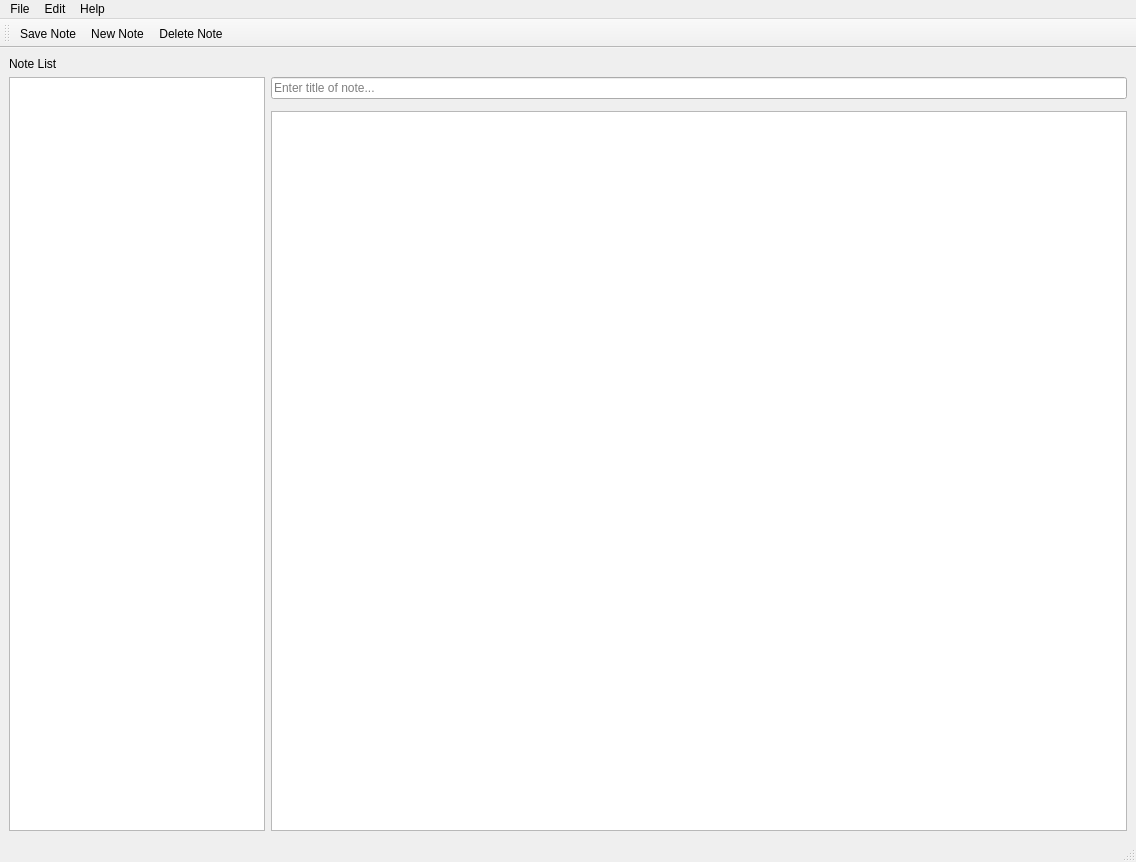
<?xml version="1.0" encoding="UTF-8"?>
<ui version="4.0">
 <class>MainWindow</class>
 <widget class="QMainWindow" name="MainWindow">
  <property name="geometry">
   <rect>
    <x>0</x>
    <y>0</y>
    <width>1136</width>
    <height>862</height>
   </rect>
  </property>
  <property name="windowTitle">
   <string>MainWindow</string>
  </property>
  <widget class="QWidget" name="centralwidget">
   <layout class="QGridLayout" name="gridLayout">
    <item row="1" column="1">
     <widget class="QLineEdit" name="textBoxTitle">
      <property name="placeholderText">
       <string>Enter title of note...</string>
      </property>
     </widget>
    </item>
    <item row="3" column="1">
     <widget class="QPlainTextEdit" name="textBoxContent">
      <property name="minimumSize">
       <size>
        <width>30</width>
        <height>0</height>
       </size>
      </property>
      <property name="plainText">
       <string/>
      </property>
      <property name="placeholderText">
       <string>Enter notes content...</string>
      </property>
     </widget>
    </item>
    <item row="1" column="0" rowspan="3">
     <widget class="QListWidget" name="notesTitleListWidget">
      <property name="sizePolicy">
       <sizepolicy hsizetype="Preferred" vsizetype="Expanding">
        <horstretch>0</horstretch>
        <verstretch>0</verstretch>
       </sizepolicy>
      </property>
     </widget>
    </item>
    <item row="0" column="0">
     <widget class="QLabel" name="label">
      <property name="autoFillBackground">
       <bool>false</bool>
      </property>
      <property name="text">
       <string>Note List</string>
      </property>
     </widget>
    </item>
   </layout>
  </widget>
  <widget class="QMenuBar" name="menubar">
   <property name="geometry">
    <rect>
     <x>0</x>
     <y>0</y>
     <width>1136</width>
     <height>22</height>
    </rect>
   </property>
   <widget class="QMenu" name="menuFile">
    <property name="title">
     <string>File</string>
    </property>
    <addaction name="actionNew"/>
    <addaction name="actionSave"/>
    <addaction name="actionDelete"/>
    <addaction name="actionQuit"/>
    <addaction name="actionBackup"/>
    <addaction name="actionImport"/>
   </widget>
   <widget class="QMenu" name="menuEdit">
    <property name="title">
     <string>Edit</string>
    </property>
    <addaction name="actionCopy"/>
    <addaction name="actionPaste"/>
   </widget>
   <widget class="QMenu" name="menuHelp">
    <property name="title">
     <string>Help</string>
    </property>
   </widget>
   <addaction name="menuFile"/>
   <addaction name="menuEdit"/>
   <addaction name="menuHelp"/>
  </widget>
  <widget class="QStatusBar" name="statusbar"/>
  <widget class="QToolBar" name="toolBar">
   <property name="windowTitle">
    <string>toolBar</string>
   </property>
   <attribute name="toolBarArea">
    <enum>TopToolBarArea</enum>
   </attribute>
   <attribute name="toolBarBreak">
    <bool>false</bool>
   </attribute>
   <addaction name="actionSave"/>
   <addaction name="actionNew"/>
   <addaction name="actionDelete"/>
  </widget>
  <action name="actionNew">
   <property name="text">
    <string>New Note</string>
   </property>
   <property name="shortcut">
    <string>Ctrl+N</string>
   </property>
  </action>
  <action name="actionSave">
   <property name="text">
    <string>Save Note</string>
   </property>
   <property name="shortcut">
    <string>Ctrl+S</string>
   </property>
  </action>
  <action name="actionDelete">
   <property name="text">
    <string>Delete Note</string>
   </property>
  </action>
  <action name="actionQuit">
   <property name="text">
    <string>Quit</string>
   </property>
   <property name="shortcut">
    <string>Ctrl+Q</string>
   </property>
  </action>
  <action name="actionCopy">
   <property name="text">
    <string>Copy</string>
   </property>
   <property name="shortcut">
    <string>Ctrl+C</string>
   </property>
  </action>
  <action name="actionPaste">
   <property name="text">
    <string>Paste</string>
   </property>
   <property name="shortcut">
    <string>Ctrl+R</string>
   </property>
  </action>
  <action name="actionBackup">
   <property name="text">
    <string>Backup Notes</string>
   </property>
  </action>
  <action name="actionImport">
   <property name="text">
    <string>Import Notes</string>
   </property>
  </action>
 </widget>
 <resources/>
 <connections/>
</ui>
